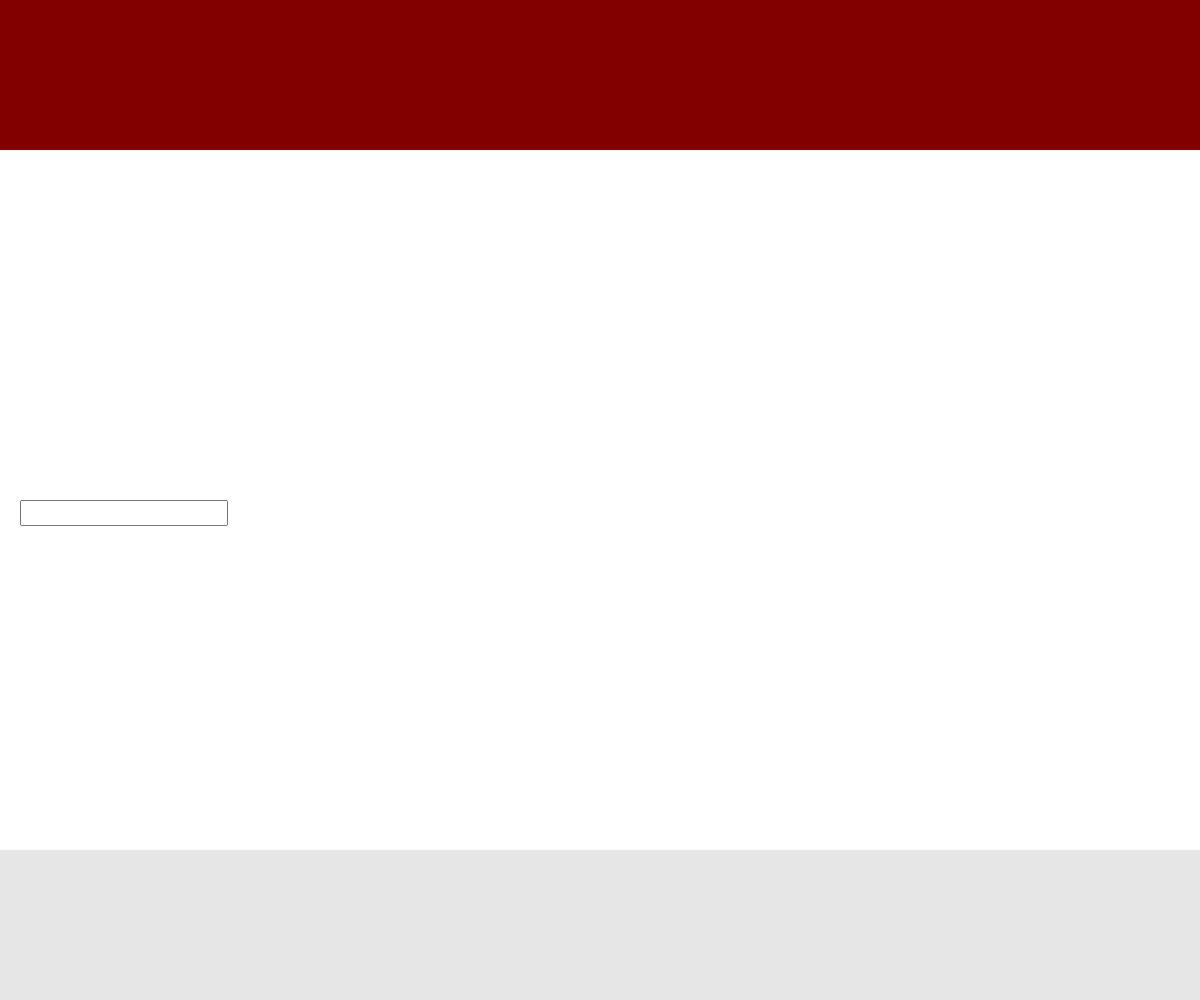
Frame 1 (no input)
Frame 60 (no input): identical to frame 1, image omitted
Frame 120 (the mouse pressed at the canvas centre since frame 60): identical to frame 1, image omitted

The p5.js sketch that drew this single still picture (run headless with seeded random() and noise() and a simulated clock; from frame 60 on, the mouse is pressed at the canvas centre):

// p5.js sketch
// ── sketch.js
let input;
let memos = []; // 오브젝트 형태의 메모를 담을 배열

let bh = 150;
let mh = 40;
let held = null; //지금 잡고있는 메모

function setup() {
  createCanvas(windowWidth, windowHeight);
  textAlign(CENTER, CENTER);
  rectMode(CENTER);

  // 텍스트 입력창
  input = createInput("");
  input.position(20, height / 2);
  input.size(200, 20);
  input.changed(createMemo);

  // 저장해둔 메모 불러오기 (마지막 스텝)
  let saved = getItem("myMemo");
  if (saved !== null) {
    memos = saved;
  }
}

function createMemo() {
  let txt = input.value();
  if (txt === "") return;

  // 1. 배열에 {} 오브젝트 형태로 메모 저장하기
  memos.push({
    txt: txt,
    x: width / 2,
    y: height / 2,
    w: textWidth(txt) + 20,
    archived: false,
  });
  input.value("");

  // 2. 로컬 스토리지에 아이템 저장하기
  storeItem("myMemo", memos);
}

function mousePressed() {
  for (let m of memos) {
    if (
      mouseX < m.x + m.w / 2 &&
      mouseX > m.x - m.w / 2 &&
      mouseY < m.y + mh / 2 &&
      mouseY > m.y - mh / 2
    ) {
      //print("in");
      held = m;
    }
  }
}

function mouseDragged() {
  if (held === null) return;
  // 잡은 메모 위치 이동
  held.x = mouseX;
  held.y = mouseY;
}

// function mouseReleased() {
//   if (held === null) return;

//   if (held.y > height - bh) {
//     // 보관 영역
//     held.archived = true;
//   } else {
//     held.archived = false;
//   }
//   held = null;

//   storeItem("myMemo", memos);
// }

function mouseReleased() {
  if (held === null) return;

  if (held.y < bh) {
    // 삭제 영역: 배열에서 이 메모를 찾아서 빼기
    for (let i = memos.length - 1; i >= 0; i--) {
      if (memos[i] === held) {
        memos.splice(i, 1);
      }
    }
  } else if (held.y > height - bh) {
    // 보관 영역
    held.archived = true;
  } else {
    held.archived = false;
  }
  held = null;

  // 바뀐 배열을 통째로 다시 저장
  storeItem("myMemo", memos);
}

function draw() {
  background(255);

  // 보관 영역
  fill(230);
  noStroke();
  rect(width / 2, height - bh / 2, width, bh);

  // 삭제 영역
  fill(130, 0, 0);
  noStroke();
  rect(width / 2, bh / 2, width, bh);

  // 메모 그리기
  for (let m of memos) {
    if (m.archived === true) {
      fill("#8e8f8c");
    } else {
      fill("#ecfc9c");
    }
    rect(m.x, m.y, m.w, mh);
    fill(0);
    text(m.txt, m.x, m.y);
  }
}
